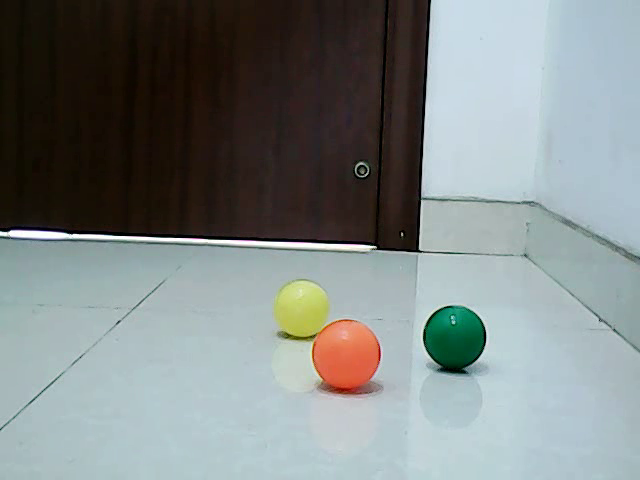
//> input picture frame 18 of 素材/mulballs.mp4, 640 x 480 px
$ ./第63讲程序   (built with g++ and OpenCV 4)
//> lines starting //> are read from the running program, lines starting //| are printed output that depends on the picture
#include <opencv2/opencv.hpp>
#include <iostream>

using namespace cv;
using namespace std;

void draw_lines(Mat &image, vector<Point2f> pt1, vector<Point2f> pt2);
vector<Scalar> color_lut;  //颜色查找表

int main()
{
	VideoCapture capture("mulballs.mp4");
	Mat prevframe, prevImg;
	if (!capture.read(prevframe))
	{
		cout << "请确认输入视频文件是否正确" << endl;
		return -1;
	}
//> prevframe is the input picture: 480 rows x 640 cols, CV_8UC3; mean B, G, R 133.3, 134.1, 127
	cvtColor(prevframe, prevImg, COLOR_BGR2GRAY);
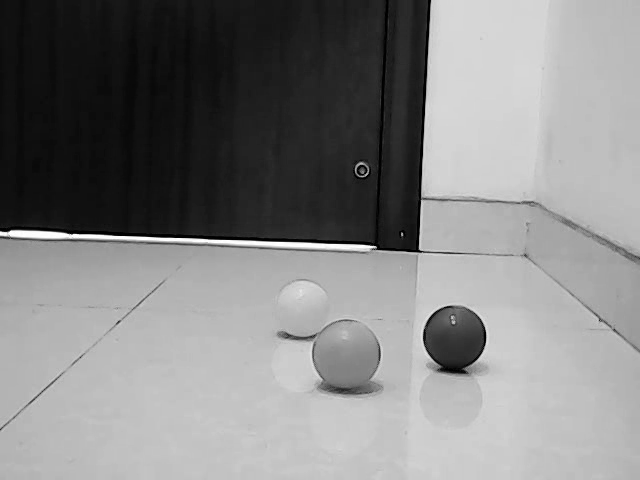
//> prevImg: 480 rows x 640 cols, CV_8UC1; min 0, max 255, mean 131.9

	//角点检测相关参数设置
	vector<Point2f> Points;
	double qualityLevel = 0.01;
	int minDistance = 10;
	int blockSize = 3;
	bool useHarrisDetector = false;
	double k = 0.04;
	int Corners = 5000;
	//角点检测
	goodFeaturesToTrack(prevImg, Points, Corners, qualityLevel, minDistance, Mat(),
		blockSize, useHarrisDetector, k);
//> Points = 69 Points (x, y), first 12: [376, 247], [401, 232], [422, 198], [419, 249], [453, 322], [363, 172], [440, 366], [599, 321], [613, 329], [523, 255], [120, 320], [466, 372]

	//稀疏光流检测相关参数设置
	vector<Point2f> prevPts;  //前一帧图像角点坐标
	vector<Point2f> nextPts;  //当前帧图像角点坐标
	vector<uchar> status;  //检点检测到的状态
	vector<float> err;
	TermCriteria criteria = TermCriteria(TermCriteria::COUNT
		+ TermCriteria::EPS, 30, 0.01);
	double derivlambda = 0.5;
	int flags = 0;

	//初始状态的角点
	vector<Point2f> initPoints;
	initPoints.insert(initPoints.end(), Points.begin(), Points.end());
//> initPoints has the same summary as Points

	//前一帧图像中的角点坐标
	prevPts.insert(prevPts.end(), Points.begin(), Points.end());
//> prevPts has the same summary as Points

	while (true)
	{
		Mat nextframe, nextImg;
		if (!capture.read(nextframe))
		{
			break;
		}
		imshow("nextframe", nextframe);

		//光流跟踪
		cvtColor(nextframe, nextImg, COLOR_BGR2GRAY);
		calcOpticalFlowPyrLK(prevImg, nextImg, prevPts, nextPts, status, err,
			Size(31, 31), 3, criteria, derivlambda, flags);
//> nextPts = 69 Points (x, y), first 12: [376, 247], [400.9, 231.9], [422, 198], [419, 249.1], [453, 322], [363, 172], [440, 365.9], [599, 321.1], [613, 329], [523.3, 255.2], [120, 320], [466.1, 371.9]; status = 69 values from 1 to 1; err = 69 values, max 4.37 at index 14, min 0.955 at index 1, mean 2.28

		//判断角点是否移动，如果不移动就删除
		size_t i, k;
		for (i = k = 0; i < nextPts.size(); i++)
		{
			// 距离与状态测量
			double dist = abs(prevPts[i].x - nextPts[i].x) + abs(prevPts[i].y - nextPts[i].y);
			if (status[i] && dist > 2)
			{
				prevPts[k] = prevPts[i];
				initPoints[k] = initPoints[i];
				nextPts[k++] = nextPts[i];
				circle(nextframe, nextPts[i], 3, Scalar(0, 255, 0), -1, 8);
			}
		}
//> this loop made 69 passes
//> dist on passes 1 to 12: 0.0587, 0.118, 0.0531, 0.0911, 0.0339, 0.0422, 0.095, 0.0723, 0.0617, 0.538, 0.0322, 0.105

		//更新移动角点数目
		nextPts.resize(k);
		prevPts.resize(k);
		initPoints.resize(k);

		// 绘制跟踪轨迹
		draw_lines(nextframe, initPoints, nextPts);
		imshow("result", nextframe);

		char c = waitKey(50);
//> the Esc key is pressed
		if (c == 27)
		{
			break;
		}

		//更新角点坐标和前一帧图像
		std::swap(nextPts, prevPts);
		nextImg.copyTo(prevImg);

		//如果角点数目少于30，就重新检测角点
		if (initPoints.size() < 30)
		{
			goodFeaturesToTrack(prevImg, Points, Corners, qualityLevel,
				minDistance, Mat(), blockSize, useHarrisDetector, k);
			initPoints.insert(initPoints.end(), Points.begin(), Points.end());
			prevPts.insert(prevPts.end(), Points.begin(), Points.end());
			printf("total feature points : %d\n", prevPts.size());
		}

	}
	return 0;
}

void draw_lines(Mat &image, vector<Point2f> pt1, vector<Point2f> pt2)
{
	RNG rng(5000);
	if (color_lut.size() < pt1.size())
	{
		for (size_t t = 0; t < pt1.size(); t++)
		{
			color_lut.push_back(Scalar(rng.uniform(0, 255), rng.uniform(0, 255),
				rng.uniform(0, 255)));
		}
	}
	for (size_t t = 0; t < pt1.size(); t++) {
		line(image, pt1[t], pt2[t], color_lut[t], 2, 8, 0);
	}
}

$ run again, starting later in the video
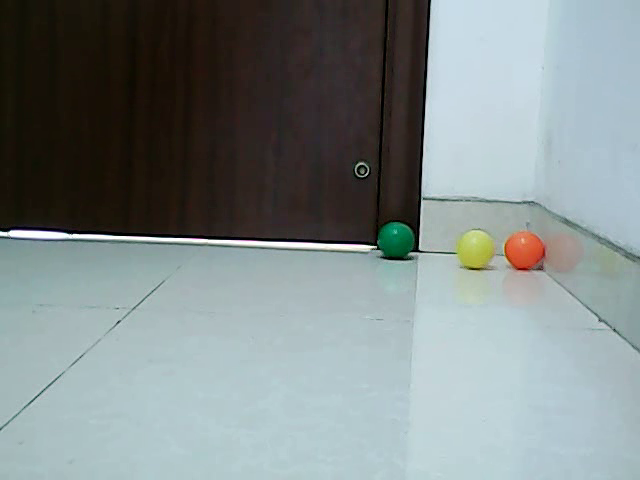
//> input picture frame 81 of 素材/mulballs.mp4, 640 x 480 px
//> prevframe is the input picture: 480 rows x 640 cols, CV_8UC3; mean B, G, R 137.6, 137.6, 128
//> Points = 54 Points (x, y), first 12: [376, 247], [419, 249], [422, 200], [363, 172], [409, 254], [613, 329], [599, 320], [120, 320], [380, 257], [504, 255], [11, 230], [395, 232]
//> `initPoints.insert(initPoints.end(), Points.begin(), Points.end());`: initPoints has the same summary as Points
//> `prevPts.insert(prevPts.end(), Points.begin(), Points.end());`: prevPts has the same summary as Points
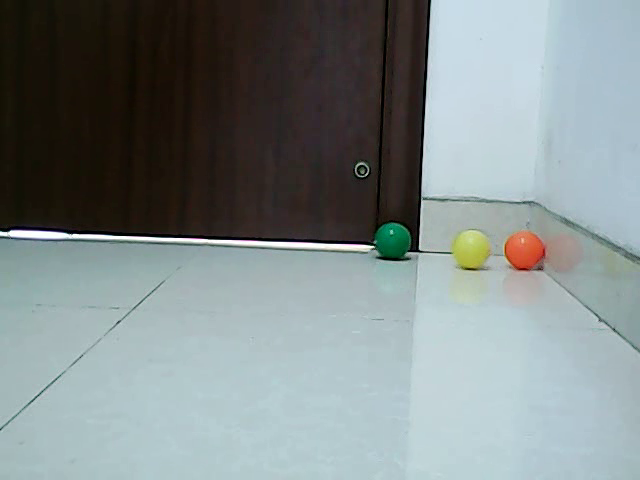
//> input picture frame 82 of 素材/mulballs.mp4, 640 x 480 px
//> nextframe is the input picture: 480 rows x 640 cols, CV_8UC3; mean B, G, R 137.7, 137.5, 128.1
//> `calcOpticalFlowPyrLK(prevImg, nextImg, prevPts, nextPts, status, err, ..`: nextPts = 54 Points (x, y), first 12: [373.5, 247], [418.8, 248.9], [422, 200], [363, 172], [408.8, 254.1], [612.9, 328.9], [598.9, 319.9], [120.1, 319.9], [377.7, 257.1], [503.9, 255], [11.03, 230], [391.4, 232.5]; status = 54 values from 1 to 1; err = 54 values, max 10.26 at index 4, min 0.859 at index 28, mean 3
//> the loop `for (i = k = 0; i < nextPts.size(); i++)` made 54 passes
//> dist on passes 1 to 8: 2.57, 0.255, 0.0151, 0.0264, 0.345, 0.201, 0.14, 0.19
//> `nextPts.resize(k);`: nextPts = 9 Points (x, y): [373.5, 247], [377.7, 257.1], [391.4, 232.5], [452, 252.8], [463.8, 268.1], [474.7, 269.2], [475.3, 228], [485.1, 264.1], [387.6, 222.4]
//> `prevPts.resize(k);`: prevPts = 9 Points (x, y): [376, 247], [380, 257], [395, 232], [456, 253], [468, 268], [479, 269], [479, 228], [489, 264], [391, 222]
//> `initPoints.resize(k);`: initPoints has the same summary as prevPts
//> the loop in draw_lines, `for (size_t t = 0; t < pt1.size(); t++)` made 9 passes
//> after the loop in draw_lines, `for (size_t t = 0; t < pt1.size(); t++)`:
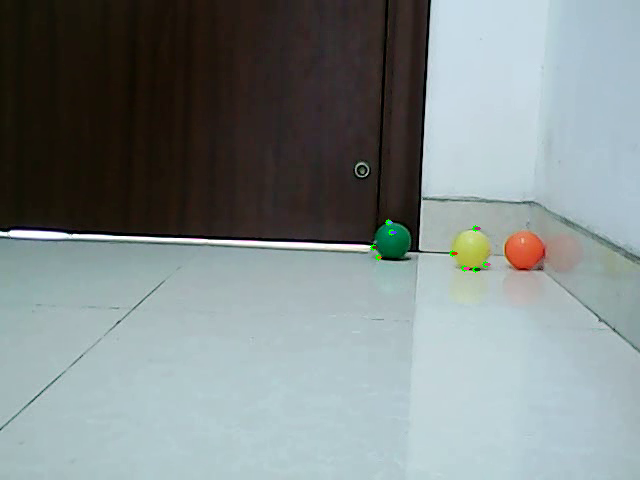
//> image: 480 rows x 640 cols, CV_8UC3; mean B, G, R 137.6, 137.6, 128

$ run again, starting later in the video
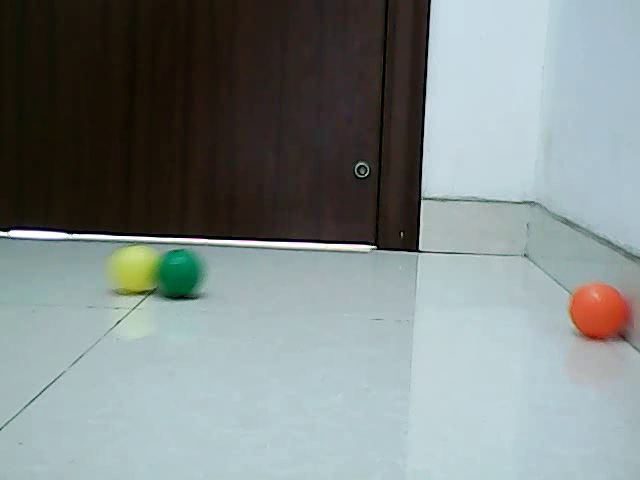
//> input picture frame 145 of 素材/mulballs.mp4, 640 x 480 px
//> prevframe is the input picture: 480 rows x 640 cols, CV_8UC3; mean B, G, R 135.6, 136.5, 127
//> Points = 52 Points (x, y), first 12: [376, 247], [419, 249], [401, 232], [422, 199], [363, 172], [524, 255], [144, 296], [7, 232], [71, 234], [120, 320], [359, 162], [625, 339]
//> `initPoints.insert(initPoints.end(), Points.begin(), Points.end());`: initPoints has the same summary as Points
//> `prevPts.insert(prevPts.end(), Points.begin(), Points.end());`: prevPts has the same summary as Points
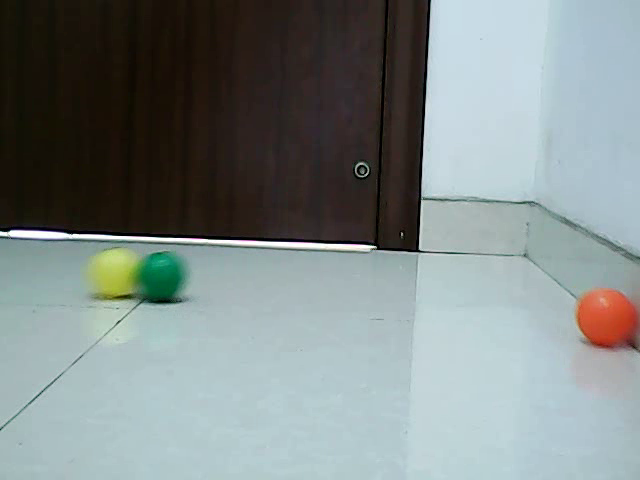
//> input picture frame 146 of 素材/mulballs.mp4, 640 x 480 px
//> nextframe is the input picture: 480 rows x 640 cols, CV_8UC3; mean B, G, R 135.7, 136.5, 127.2
//> `calcOpticalFlowPyrLK(prevImg, nextImg, prevPts, nextPts, status, err, ..`: nextPts = 52 Points (x, y), first 12: [376, 247], [419, 249], [401.1, 232.1], [422, 199.1], [363, 172], [523.8, 255], [124.1, 300.4], [7.01, 232], [71.06, 234], [102.3, 321], [359, 162], [670.3, 346.7]; status = 52 values, max 1 at index 0, min 0 at index 11, mean 0.981; err = 52 values, max 21.62 at index 33, min 0 at index 11, mean 4.23
//> the loop `for (i = k = 0; i < nextPts.size(); i++)` made 52 passes
//> dist on passes 1 to 8: 0.0461, 0.0361, 0.12, 0.113, 0.0522, 0.208, 24.34, 0.0103
//> `nextPts.resize(k);`: nextPts = 19 Points (x, y), first 12: [124.1, 300.4], [102.3, 321], [180.4, 299.7], [110.1, 313.5], [135.8, 293.2], [99.17, 312.6], [165.6, 249.5], [170.4, 300.7], [145.7, 298.9], [604.5, 302.4], [117.7, 241.4], [95.04, 296.6]
//> `prevPts.resize(k);`: prevPts = 19 Points (x, y), first 12: [144, 296], [120, 320], [198, 296], [132, 309], [155, 289], [118, 308], [183, 250], [188, 297], [165, 295], [597, 297], [135, 242], [115, 292]
//> `initPoints.resize(k);`: initPoints has the same summary as prevPts
//> the loop in draw_lines, `for (size_t t = 0; t < pt1.size(); t++)` made 19 passes
//> after the loop in draw_lines, `for (size_t t = 0; t < pt1.size(); t++)`:
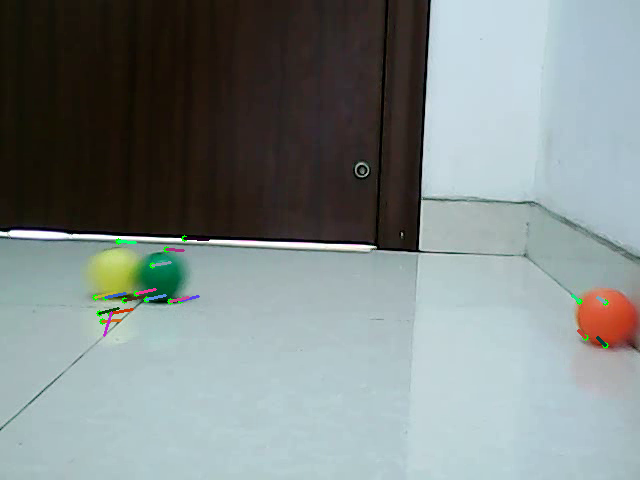
//> image: 480 rows x 640 cols, CV_8UC3; mean B, G, R 135.5, 136.5, 127.1
